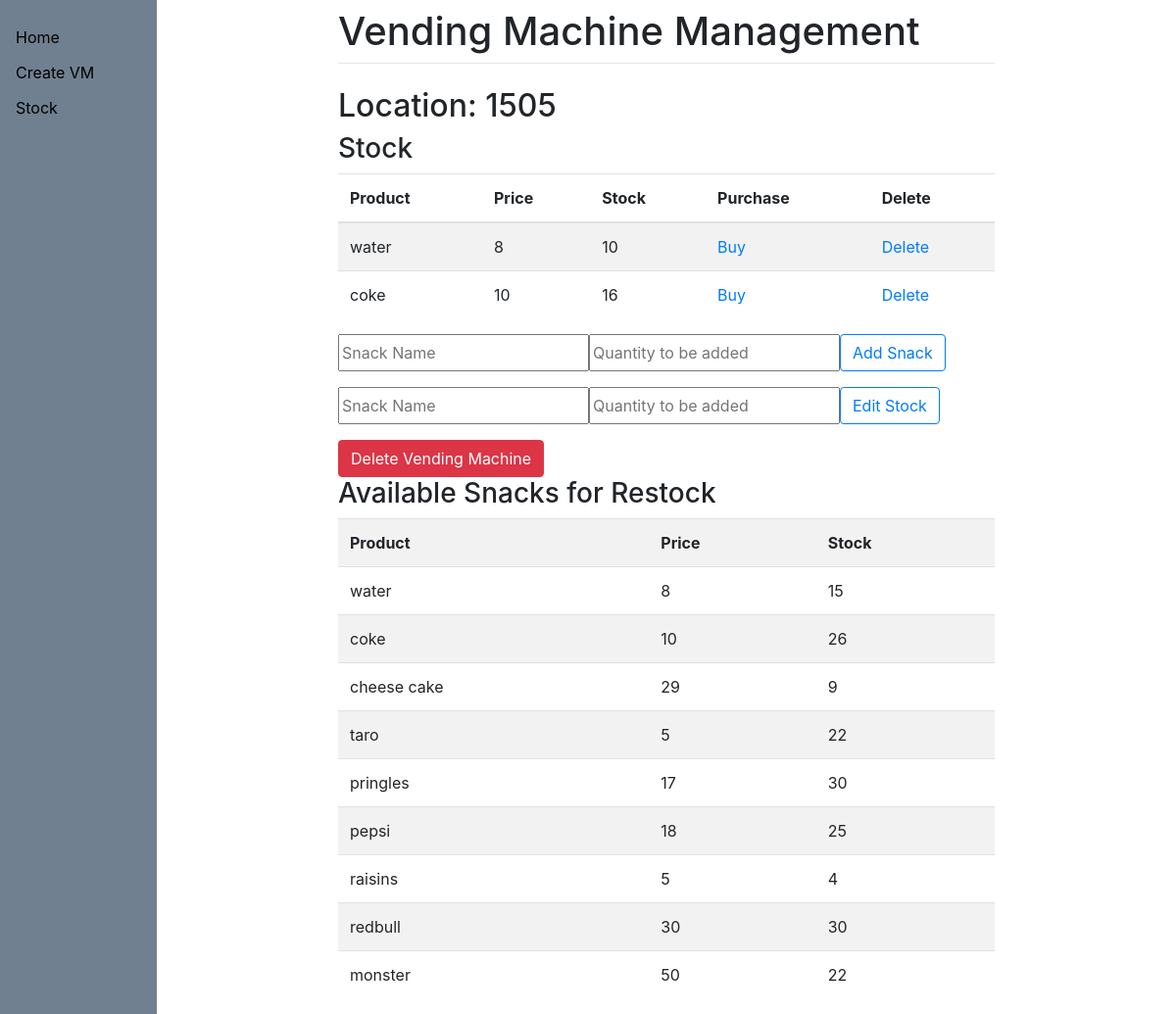
Page /1505 on the earlier database version.
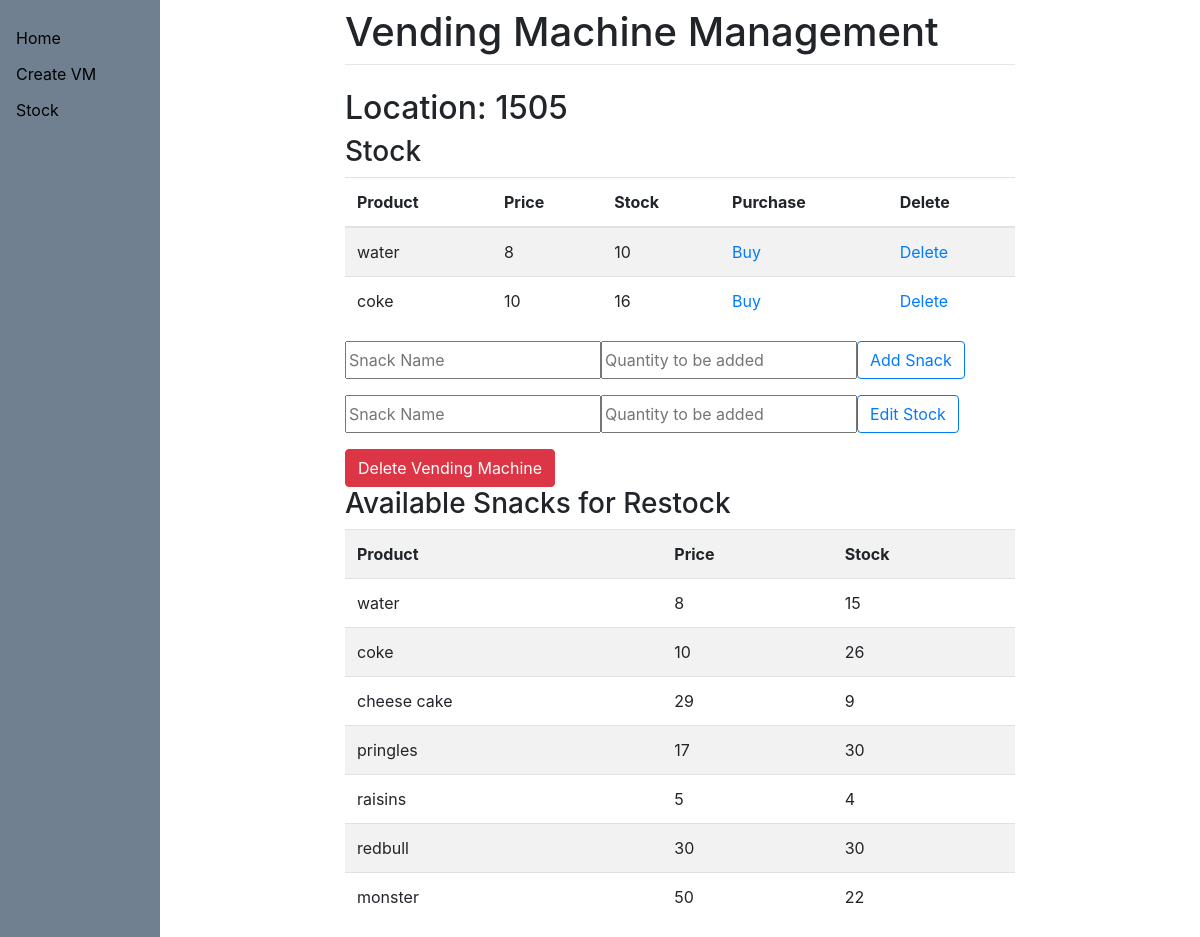
Same page on the later database version.
### vending/models.py (models this page shows, shortened)
class Stock(models.Model):
    vendingMachine = models.ForeignKey(VendingMachine, on_delete=models.CASCADE)
    snacks = models.ForeignKey(Snacks, on_delete=models.CASCADE)
    stock = models.IntegerField()

class Snacks(models.Model):
    name = models.CharField(max_length=200)
    price = models.IntegerField()
    totalQuantity = models.IntegerField()
    availableQuantity = models.IntegerField(default=0)

### vending/views.py (the view)
# urls.py: path("<str:loc>", views.vending_machine, name="index"),
def vending_machine(response, loc):
    if VendingMachine.objects.filter(location=loc).count() == 0:
        return render(response, "vending/pageNotFound.html", {})
    vm = VendingMachine.objects.get(location=loc)
    stock = Stock.objects.filter(vendingMachine=vm)
    snacks = Snacks.objects.all()
    if response.method == "GET":
        return render(response, "vending/vendingMachine.html", {"vm": vm, "stock": stock, "snacks": snacks})
    return render(response, "vending/vendingMachine.html", {"vm": vm, "stock": stock, "snacks": snacks})

### vending/templates/vending/vendingMachine.html (shortened to what this page needs)
{% extends "vending/base.html" %}
{% block content %}
<h2>Location: {{ vm.location }}</h2>
<h3>Stock</h3>
<table class="table table-striped">
    <thead>
    <tr>
        <th scope="col">Product</th>
        <th scope="col">Price</th>
        <th scope="col">Stock</th>
        <th scope="col">Purchase</th>
        <th scope="col">Delete</th>
    </tr>
    </thead>
    <tbody>
    {% for item in stock %}
    {% if item.stock != 0 %}
    <tr>
        <td>{{ item.snacks.name }}</td>
        <td>{{ item.snacks.price }}</td>
        <td>{{ item.stock }}</td>
        <td><a href="/purchaseSnack/{{ vm.id }}/{{ item.snacks.id }}/">Buy</a></td>
        <td><a href="/deleteSnack/{{ vm.id }}/{{ item.snacks.id }}/">Delete</a></td>
    </tr>
    {% endif %}
    {% endfor %}
    </tbody>
</table>
<div class="addSnack">
    <form method="post" , action="/add_snack_to_vm/{{ vm.id}}" class="form-group">
        <div class="input-group mb-3">
            <input type="text" name="snackName" placeholder="Snack Name">
            <input type="number" name="snackQty" placeholder="Quantity to be added">
            <button type="submit" name="addSnack" value="newSnack" class="btn btn-outline-primary">Add Snack
            </button>
        </div>
    </form>
</div>
<div class="editStock">
    <form method="post" , action="/edit_stock_vm/{{ vm.id }}" class="form-group">
        <div class="input-group mb-3">
            <input type="text" name="snackName" placeholder="Snack Name">
            <input type="number" name="snackQty" placeholder="Quantity to be added">
            <button type="submit" name="editStock" value="editStock" class="btn btn-outline-primary">Edit Stock
            </button>
        </div>
    </form>
</div>
<div>
    <a href="/deleteVM/{{vm.id}}">
        <button type="submit" class="btn btn-danger" onclick="return confirm('Are you Sure?');">Delete Vending
            Machine
        </button>
    </a>
</div>
<h3>Available Snacks for Restock</h3>
<table class="table table-striped">
    <tr>
        <th scope="col">Product</th>
        <th scope="col">Price</th>
        <th scope="col">Stock</th>
    </tr>
    {% for snack in snacks %}
    {% if snack.stock != 0 %}
    <tr>
        <td>{{ snack.name }}</td>
        <td>{{ snack.price }}</td>
        <td>{{ snack.availableQuantity }}</td>
    </tr>
    {% endif %}
    {% endfor %}
</table>
{% endblock %}

Differences in the rows shown:
removed Snacks: name "taro", price "5", availableQuantity "22"
removed Snacks: name "pepsi", price "18", availableQuantity "25"
